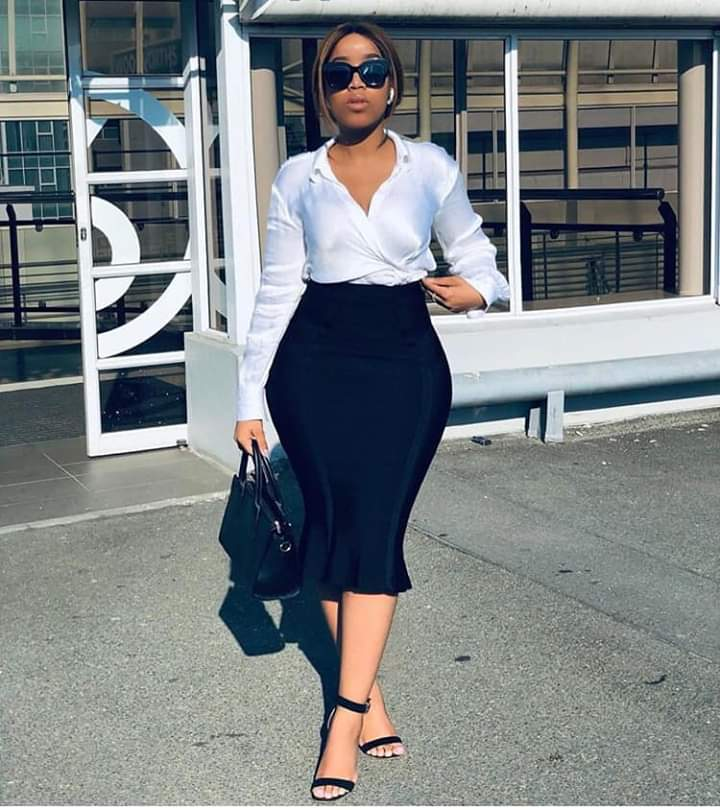
#> input picture imgs/babe.jpg, 720 x 810 px, given in place of her.mp4, which was not available
$ python color_detection.py
#> lines starting #> are read from the running program, lines starting #| are printed output that depends on the picture; after the words box and inside, x2 and y2 are one past the last pixel; in counts of white or black regions, pixels touching at a corner belong together; pictures that were not available may be replaced by others from this repository, and a replacement may not be noted
import cv2 as cv
import numpy as np

def empty(_):
    pass
    # print(_)

def emptya():
    print('press press')

# cv.namedWindow('TrackBars')
cv.namedWindow('ret')
cv.resizeWindow('ret', 640, 240)
cv.createTrackbar('Hue Min', 'ret', 0, 179, empty)
#> slider 'Hue Min' is set to 35
cv.createTrackbar('Hue Max', 'ret', 179, 179, empty)
cv.createTrackbar('Sat Min', 'ret', 0, 255, empty)
#> slider 'Sat Min' is set to 51
cv.createTrackbar('Sat Max', 'ret', 255, 255, empty)
cv.createTrackbar('Val Min', 'ret', 0, 255, empty)
#> slider 'Val Min' is set to 51
cv.createTrackbar('Val Max', 'ret', 255, 255, empty)

# [6 lines of commented-out code are left out]

cap = cv.VideoCapture('vids/her.mp4')
# cap = cv.VideoCapture(0)
cap.set(3, 500)
cap.set(4, 500)
cap.set(cv.CAP_PROP_BRIGHTNESS, 1000)

while 1:
    ret, img = cap.read()
#> img is the input picture: shape (810, 720, 3); mean B, G, R 131.2, 128.9, 123.7
    img = cv.flip(cv.resize(img, (320,320)), 1)
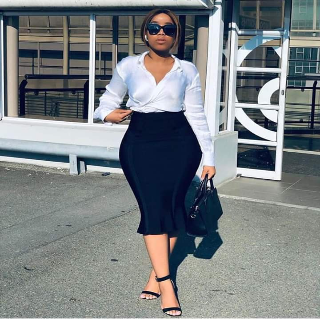
#> img: shape (320, 320, 3); mean B, G, R 131.1, 128.9, 123.6
    hsv = cv.cvtColor(img, cv.COLOR_BGR2HSV)
#> hsv: shape (320, 320, 3); mean H, S, V 75.2, 57.7, 137.6

    h_min = cv.getTrackbarPos('Hue Min', 'ret')
    h_max = cv.getTrackbarPos('Hue Max', 'ret')
    s_min = cv.getTrackbarPos('Sat Min', 'ret')
    s_max = cv.getTrackbarPos('Sat Max', 'ret')
    v_min = cv.getTrackbarPos('Val Min', 'ret')
    v_max = cv.getTrackbarPos('Val Max', 'ret')

    lower = np.array([h_min, s_min, v_min])
    upper = np.array([h_max, s_max, v_max])

    mask = cv.inRange(hsv, lower, upper)
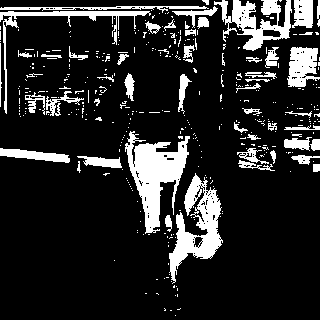
#> mask: shape (320, 320); 15.6% white; 390 white regions (338 under 20 px), largest, box (x1, y1, x2, y2) and area: (125, 131, 190, 234) 2993, (169, 173, 223, 284) 2428, (214, 0, 292, 51) 1779

    color_mask = cv.bitwise_and(img, img, mask=mask)
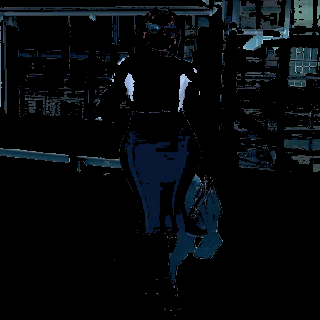
#> color_mask: shape (320, 320, 3); mean B, G, R 11.7, 9, 5.8


    cv.imshow('ret2', np.hstack((img, hsv, color_mask)))
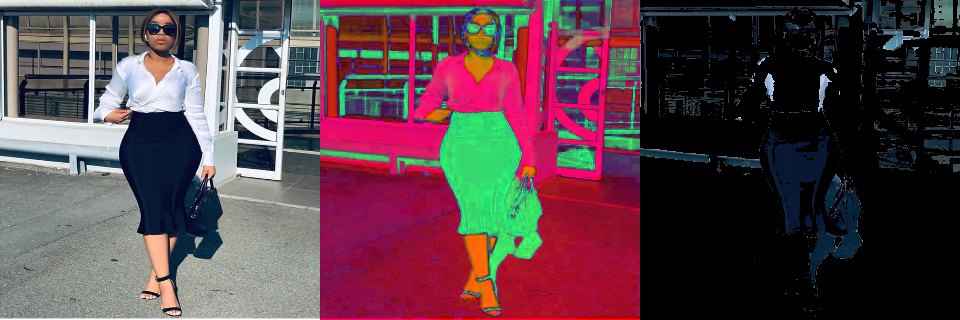
#> window 'ret2': shape (320, 960, 3); mean B, G, R 72.7, 65.2, 89
    cv.imshow('mask', mask)


    if cv.waitKey(33) & 0xFF == ord('d'):
#> (key Esc is pressed here)
        print(lower)
        print(upper)
        break

$ run again, on imgs/dan.jpg
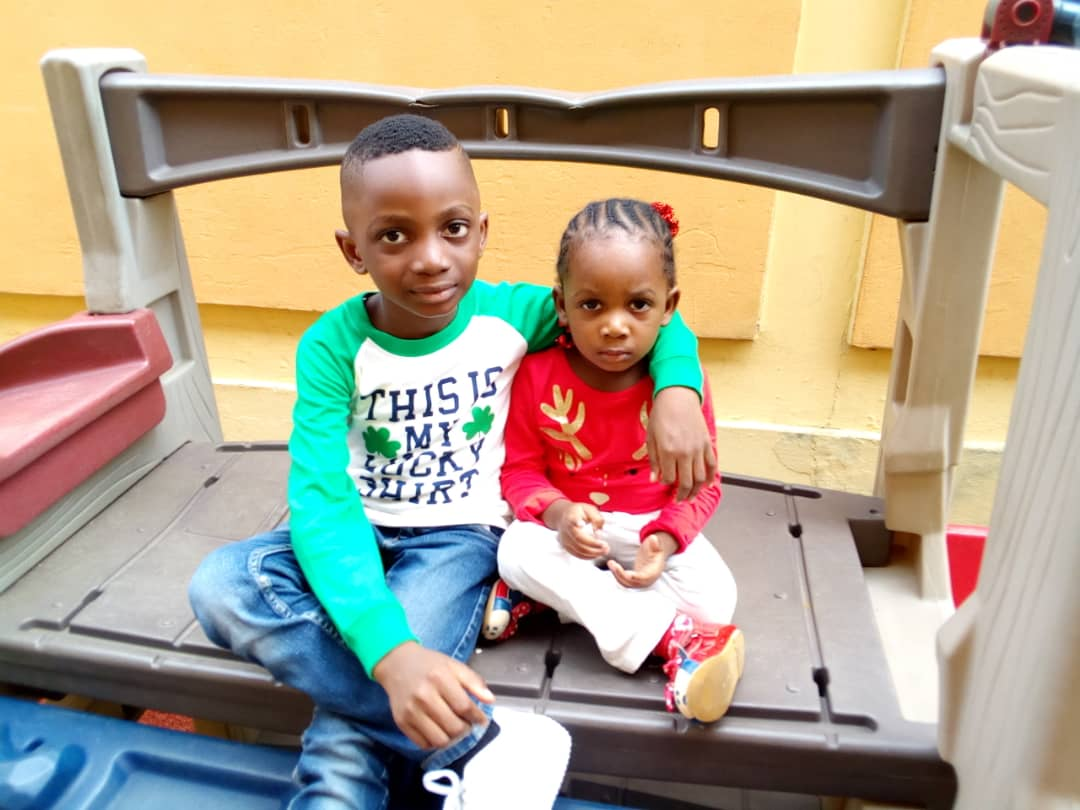
#> input picture imgs/dan.jpg, 1080 x 810 px, given in place of her.mp4, which was not available
#> img is the input picture: shape (810, 1080, 3); mean B, G, R 140.3, 160.4, 173.1
#> img: shape (320, 320, 3)
#> hsv: shape (320, 320, 3); mean H, S, V 47.3, 92.3, 189.8
#> `mask = cv.inRange(hsv, lower, upper)`:
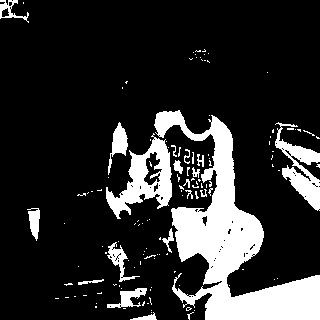
#> mask: shape (320, 320); 17.6% white; 128 white regions (108 under 20 px), largest, box (x1, y1, x2, y2) and area: (154, 110, 320, 320) 11510, (106, 133, 172, 219) 2288, (275, 122, 320, 211) 1501
#> `cv.imshow('ret2', np.hstack((img, hsv, color_mask)))`:
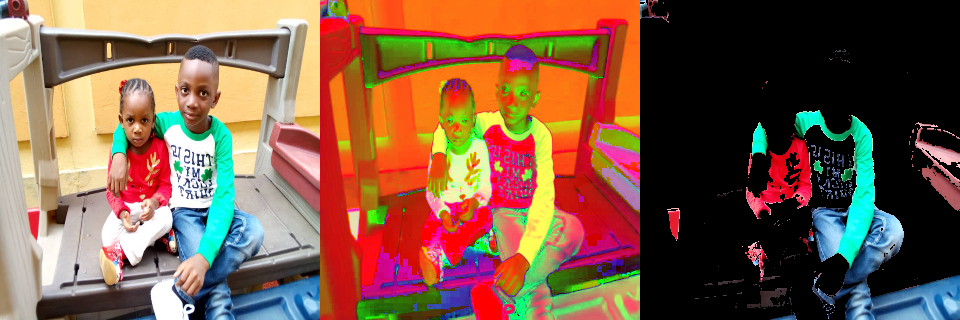
#> window 'ret2': shape (320, 960, 3); mean B, G, R 71.2, 91.9, 126.7
